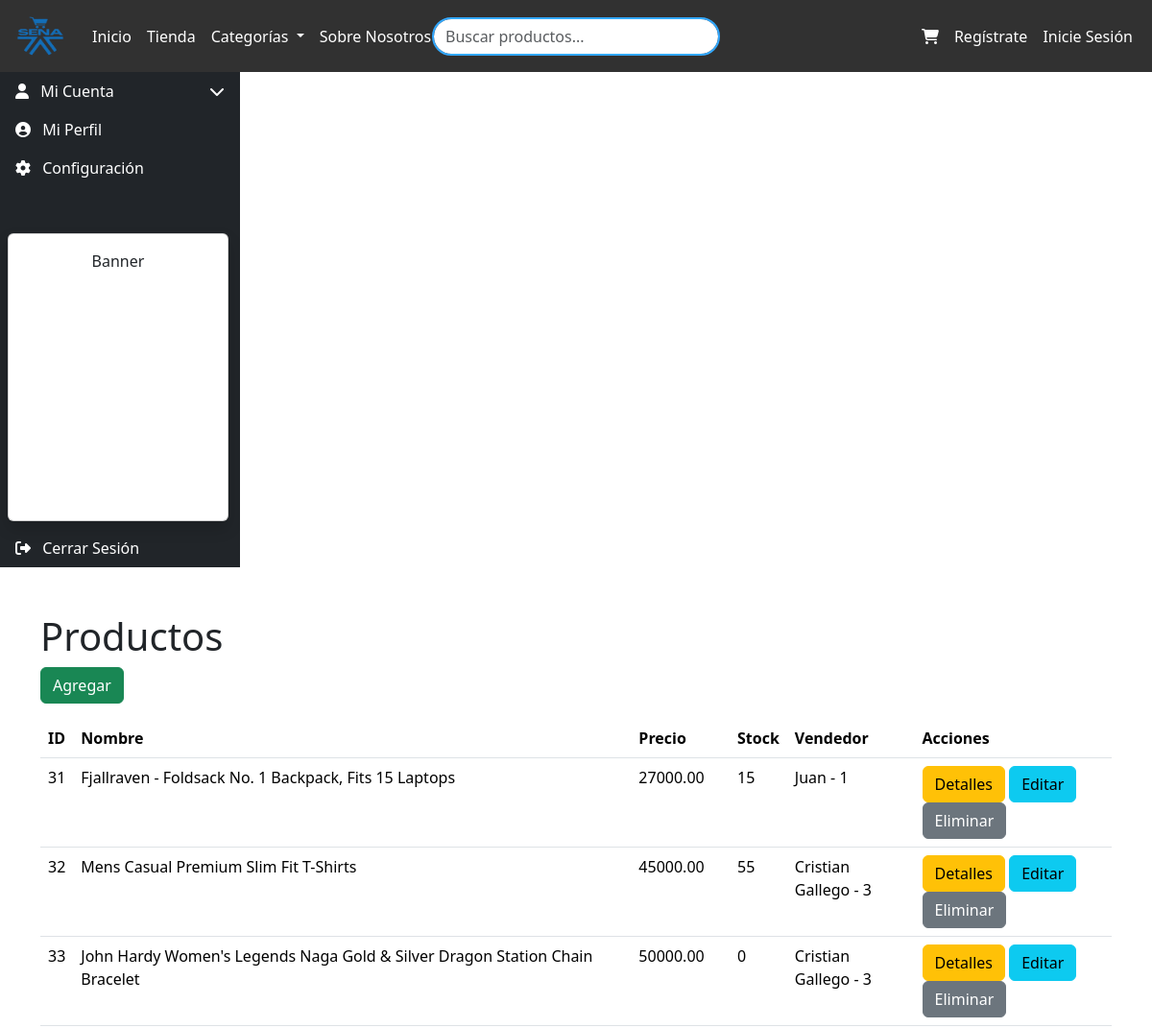
/productos_admnin (upper part), run on an earlier commit of the app's database.
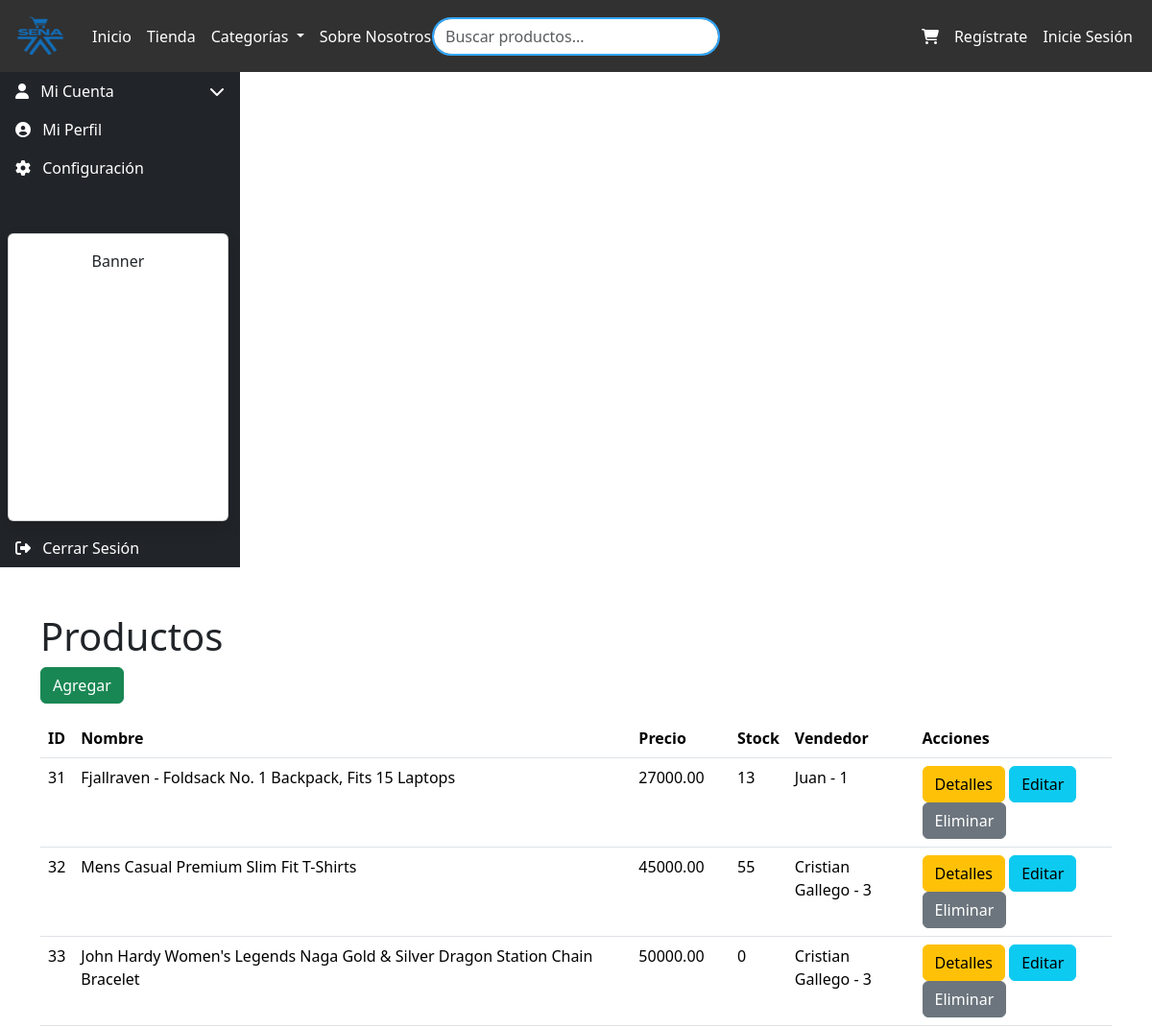
And on a later commit of the database.
### tienda_sena/models.py (models this page shows, shortened)
class Producto(models.Model):
    nombre = models.CharField(max_length=100)
    descripcion = models.CharField(max_length=254)
    stock = models.IntegerField()
    vendedor = models.ForeignKey('Usuario', on_delete=models.CASCADE)
    CATEGORIAS = (
        (0, ""),
        (1, "Moda"),
        (2, "Tecnologia"),
        (3, "Artesania"),
        (4, "Accesorios"),
        (5, "Servicios"),
        (6, "Otros"),
    )
    categoria = models.IntegerField(choices=CATEGORIAS, default=0, null=True, blank=True)
    COLORES = (
        (0,"Ninguno"),
        (1,"Gris"),
        (2,"Blanco"),
        (3,"Negro"),
        (4,"Amarillo"),
        (5,"Azul"),
        (6,"Rojo"),
    )
    color = models.IntegerField(choices=COLORES, default=0, null=True, blank=True)
    en_oferta = models.BooleanField(default=False)
    precio_original = models.DecimalField(max_digits=10, decimal_places=2, null=True, blank=True)
    descuento = models.DecimalField(max_digits=5, decimal_places=2, default=0)
    @property
    def precio(self):
        if self.en_oferta and self.descuento > 0:
            return round(self.precio_original - (self.precio_original * self.descuento / Decimal(100)), 2)
        return self.precio_original

class Usuario(models.Model):
    nombre_apellido = models.CharField(max_length=150)
    documento = models.CharField(max_length=20, default="000000")
    contacto = models.IntegerField(default=0)
    correo = models.CharField(max_length=254, unique=True)
    password = models.CharField(max_length=128)
    ROLES = (
        (1, "Administrador"),
        (2, "Cliente"),
        (3, "Vendedor"),
    )
    rol = models.IntegerField(choices=ROLES, default=2)
    imagen_perfil = models.ImageField(upload_to='usuarios/', null=True, blank=True)  # Campo para la foto de perfil
    direccion = models.CharField(max_length=254, default="none")
    def __str__(self):
        return f"{self.nombre_apellido} - {self.rol}"

### tienda_sena/views.py (the view)
# urls.py: path('productos_admnin', views.productos_admnin, name='productos_admnin'),
def productos_admnin(request):
    q = Producto.objects.all()
    contexto = { "data": q }
    return render(request, "administrador/productos/listar_productos.html", contexto)

### tienda_sena/context_processors.py (called while the page is built)
def categorias(request):
    categorias = Producto.CATEGORIAS
    return {'categorias': categorias}

def colores(request):
    colores = Producto.COLORES
    return {'colores': colores}

### tienda_sena/templates/administrador/productos/listar_productos.html (shortened to what this page needs)
{% extends 'bases/base.html' %}
{% load static %}
{% block main %}
<div class="d-flex flex-wrap content">
    {% include 'bases/_sidebar_usuario.html' %}
    <div class="container mt-5">
        <h1>Productos</h1>
        <a href="{% url 'agregar_producto' %}" class="btn btn-success mb-3">Agregar</a>
        <table class="table">
            <thead>
                <tr>
                    <th>ID</th>
                    <th>Nombre</th>
                    <th>Precio</th>
                    <th>Stock</th>
                    <th>Vendedor</th>
                    <th>Acciones</th>
                </tr>
            </thead>
            <tbody>
                {% for x in data %}
                <tr>
                    <td>{{ x.id }}</td>
                    <td>{{ x.nombre }}</td>
                    <td>{{ x.precio }}</td>
                    <td>{{ x.stock }}</td>
                    <td>{{ x.vendedor }}</td>
                    <td>
                        <a href="{% url 'detalle_producto_admin' x.id %}" class="btn btn-warning">Detalles</a>
                        <a href="{% url 'editar_producto' x.id %}" class="btn btn-info">Editar</a>
                        <a href="{% url 'eliminar_producto' x.id %}" class="btn btn-secondary">Eliminar</a>
                    </td>
                </tr>
                {% endfor %}
            </tbody>
        </table>
    </div>
</div>
{% endblock %}

What changed in the data, as far as the page shows it:
changed Producto "Fjallraven - Foldsack No. 1 Backpack, Fits 15 Laptops": stock "15" → "13"
